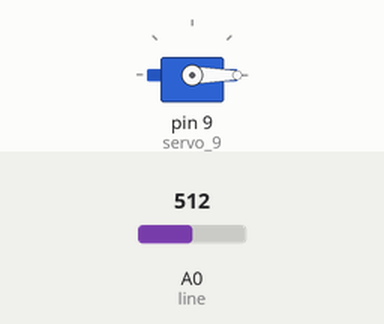
This sketch was run on a simulated Arduino Uno, built with avr-gcc and run on an emulated ATmega328P. On the bench: servo. Inputs (shaded band) come from the test bench; at power-on: A0 (line) = 512. What the sketch prints to the serial monitor is not drawn.

Above: at 0.74 s.
At 1.2 s:
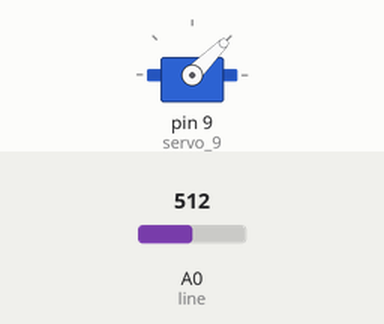
1.3 s: A0 (line) set to 190
At 1.74 s:
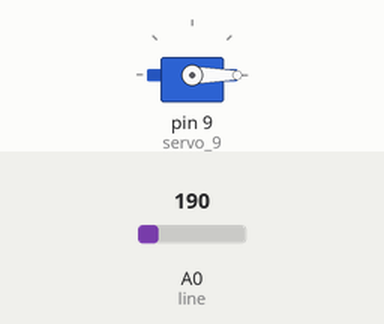
4.3 s: A0 (line) set to 210
7.3 s: A0 (line) set to 122
Timing chart, 0 to 16.3 s (numbered marks = the images above; inputs shaded):
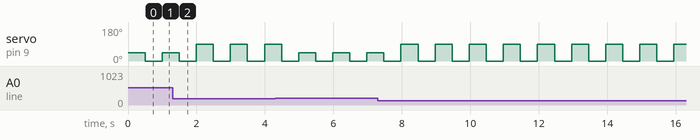

The sketch:

servo.ino
```cpp
#include <Servo.h>
#include <Arduino_FreeRTOS.h>
Servo servo_9;
int distance;

int degree = 90;
int line = 0;

void servoSpin() {
  while (true) {
    servo_9.write(degree);
    vTaskDelay(500 / portTICK_PERIOD_MS);  // delay 1 second
    servo_9.write(0);
    vTaskDelay(500 / portTICK_PERIOD_MS);  // delay 1 second
  }
}

void setup() {
  servo_9.attach(9);
  pinMode(line, INPUT);
  Serial.begin(9600);
  xTaskCreate(servoSpin, "servoSpin", 512, NULL, 1, NULL);
}

void loop() {
  int val = analogRead(line);
  if (val > 200) {
    degree = 45;
  } else degree = 90;
  Serial.println(val);
}
```

Measured:
- by itself, servo on pin 9 (servo_9): alternates 90° for 0.50 s and 0° for 0.50 s
